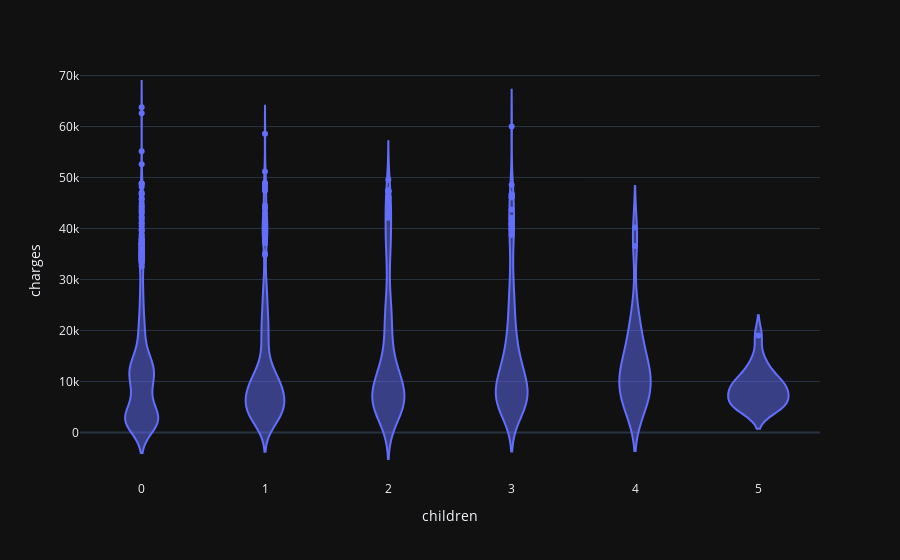

The notebook cell saved with this chart:
### Code cell
px.violin(medical_df,x='children',y='charges')

### Figure 1 — Plotly figure (JSON) as saved in the notebook; plotly's stock layout.template omitted (floating-point values rounded to 4 significant figures; data arrays with more than 128 entries replaced by an {"elided": "..."} marker saying what was removed)
{"data": [{"alignmentgroup": "True", "box": {"visible": false}, "hovertemplate": "children=%{x}<br>charges=%{y}<extra></extra>", "legendgroup": "", "marker": {"color": "#636efa"}, "name": "", "offsetgroup": "", "orientation": "v", "scalegroup": "True", "showlegend": false, "x": {"elided": "1338 int values"}, "x0": " ", "xaxis": "x", "y": {"elided": "1338 float values"}, "y0": " ", "yaxis": "y", "type": "violin"}], "layout": {"xaxis": {"anchor": "y", "domain": [0.0, 1.0], "title": {"text": "children"}}, "yaxis": {"anchor": "x", "domain": [0.0, 1.0], "title": {"text": "charges"}}, "legend": {"tracegroupgap": 0}, "margin": {"t": 60}, "violinmode": "group"}}
